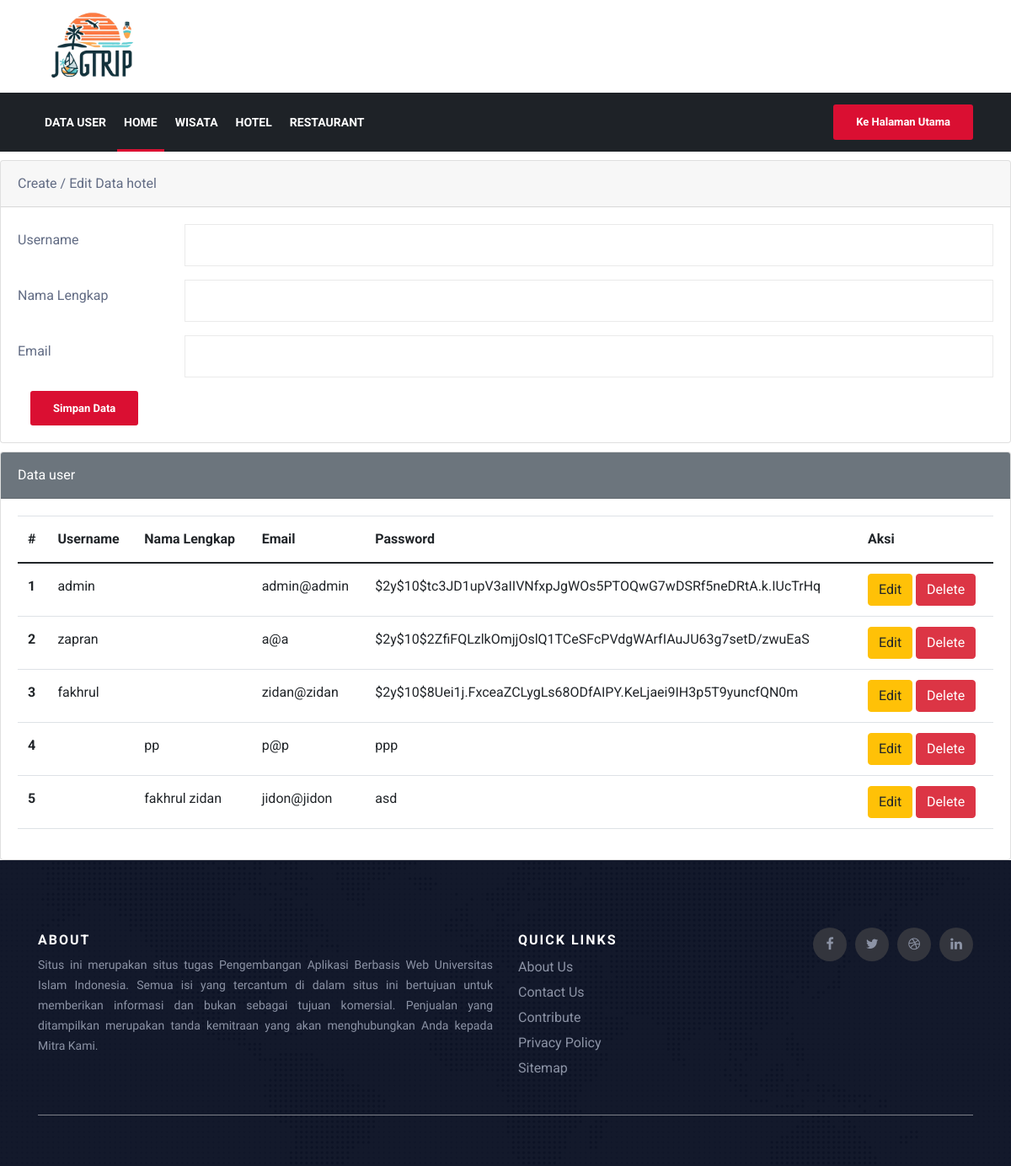
Page /admin-page/CRUD-data-user.php on the committed database.
### tables this page shows
CREATE TABLE `user_login` (
  `id_user` int(11) NOT NULL,
  `username` varchar(100) NOT NULL,
  `namalengkap` varchar(100) NOT NULL,
  `email` varchar(100) NOT NULL,
  `password` varchar(1000) NOT NULL
);

### admin-page/CRUD-data-user.php (the view, shortened to what this page needs)
<?php
include "koneksi.php";
$username       = "";
$namalengkap    = "";
$email          = "";
?>
<!DOCTYPE html>
<html lang="en">
<head>
    <?php
    include "head.php"
    ?>
</head>
<body>
    <?php
    include "navbar.php"
    ?>
    <div class="mx-auto">
        <div class="card">
            <div class="card-header">
                Create / Edit Data hotel
            </div>
            <div class="card-body">
                <form action="" method="POST">
                    <div class="mb-3 row">
                        <label for="username" class="col-sm-2 col-form-label">Username</label>
                        <div class="col-sm-10">
                            <input type="text" class="form-control" id="username" name="username" value="<?php echo $username ?>">
                        </div>
                    </div>
                    <div class="mb-3 row">
                        <label for="namalengkap" class="col-sm-2 col-form-label">Nama Lengkap</label>
                        <div class="col-sm-10">
                            <input type="text" class="form-control" id="namalengkap" name="namalengkap" value="<?php echo $namalengkap ?>">
                        </div>
                    </div>
                    <div class="mb-3 row">
                        <label for="email" class="col-sm-2 col-form-label">Email</label>
                        <div class="col-sm-10">
                            <input type="text" class="form-control" id="email" name="email" value="<?php echo $email ?>">
                        </div>
                    </div>
                    <div class="col-12">
                        <input type="submit" name="simpan" value="Simpan Data" class="btn btn-primary" />
                    </div>
                </form>
            </div>
        </div>
        <div class="card">
            <div class="card-header text-white bg-secondary">
                Data user
            </div>
            <div class="card-body">
                <table class="table">
                    <thead>
                        <tr>
                            <th scope="col">#</th>
                            <th scope="col">Username</th>
                            <th scope="col">Nama Lengkap</th>
                            <th scope="col">Email</th>
                            <th scope="col">Password</th>
                            <th scope="col">Aksi</th>
                        </tr>
                    </thead>
                    <tbody>
                        <?php
                        $sql2   = "select * from user_login order by id_user desc";
                        $q2     = mysqli_query($koneksi, $sql2);
                        $urut   = 1;
                        while ($r2 = mysqli_fetch_array($q2)) {
                            $id             = $r2['id_user'];
                            $username       = $r2['username'];
                            $namalengkap    = $r2['namalengkap'];
                            $email          = $r2['email'];
                            $password       = $r2['password'];
                        ?>
                            <tr>
                                <th scope="row"><?php echo $urut++ ?></th>
                                <td scope="row"><?php echo $username ?></td>
                                <td scope="row"><?php echo $namalengkap ?></td>
                                <td scope="row"><?php echo $email ?></td>
                                <td scope="row"><?php echo $password ?></td>
                                <td scope="row">
                                    <a href="CRUD-hotel.php?op=edit&id=<?php echo $id ?>"><button type="button" class="btn btn-warning">Edit</button></a>
                                    <a href="CRUD-hotel.php?op=delete&id=<?php echo $id ?>" onclick="return confirm('Yakin mau delete data?')"><button type="button" class="btn btn-danger">Delete</button></a>
                                </td>
                            </tr>
                        <?php
                        }
                        ?>
                    </tbody>
                </table>
            </div>
        </div>
    </div>
    <?php
    include "footer.php"
    ?>
</body>
</html>

### admin-page/css/style.css (style rules this page uses)
body { background: #fff; color: #626c84; -webkit-font-smoothing: antialiased; -moz-osx-font-smoothing: grayscale; font-family: "Roboto", sans-serif; font-size: 16px; line-height: 30px; }
html { overflow-x: hidden !important; width: 100%; height: 100%; position: relative; text-rendering: optimizeLegibility; }
body { border: 0; margin: 0; padding: 0; }
a { color: #da0f32; }
a:link, a:visited { text-decoration: none; }
.form-control { -webkit-box-shadow: none; box-shadow: none; border: 1px solid #eaeaea; padding: 5px 20px; height: 50px; background: none; color: #626c84; font-size: 14px; border-radius: 0; font-weight: normal; }
.btn.btn-primary, .btn-dark, .btn-border, .btn-white { font-size: 13px; font-weight: 700; padding: 10px 25px; line-height: 1.33; border-radius: 3px; border: 0; -webkit-transition: color 400ms, background-color 400ms, border-color 400ms; transition: color 400ms, background-color 400ms, border-color 400ms; transition: color 400ms, background-color 400ms, border-color 400ms; }
.btn.btn-primary { background: #da0f32; border: 2px solid transparent; }
:root { --primary: #da0f32; --light: #f1f8ff; --dark: #0f172b; }

### admin-page/head.php (style rules this page uses)
.mx-auto { width: auto; }
.card { margin-top: 10px; }

### rows in the picture
user_login: username "admin", email "admin@admin", password "$2y$10$tc3JD1upV3aIIVNfxpJgWOs5PTOQwG7wDSRf5neDRtA.k.IUcTrHq"
user_login: username "zapran", email "a@a", password "$2y$10$2ZfiFQLzlkOmjjOslQ1TCeSFcPVdgWArfIAuJU63g7setD/zwuEaS"
user_login: username "fakhrul", email "zidan@zidan", password "$2y$10$8Uei1j.FxceaZCLygLs68ODfAIPY.KeLjaei9IH3p5T9yuncfQN0m"
user_login: namalengkap "pp", email "p@p", password "ppp"
user_login: namalengkap "fakhrul zidan", email "jidon@jidon", password "asd"
